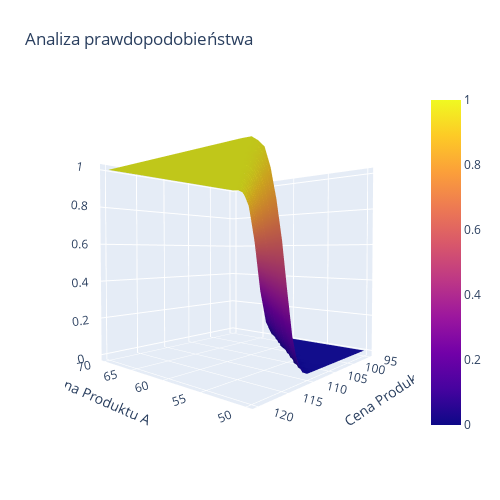

The code cell stored with this chart in its notebook:
### Code cell
using PlotlyJS


price_generated_A = 5.0
price_generated_B = 7.0
std_price_A = 0.05
std_price_B = 0.1
exchange_rate = avg_exchange_rate
std_exchange_rate = 0.05
salary = 7000.0
fuel_price = 4.6
fuel_variance = 0.01
fuel_consumption = 200.0
num_employees = 4
employee_salary = 4500.0
rent = 6000.0
demand_A = 500.0
demand_B = 400.0
std_demand_A = 20.0
std_demand_B = 30.0
polish_price_A = 50.0:1:70.0
polish_price_B = 95.0:1:120.0
liczba_powtorzen = 1000

heatmap_data = zeros(length(polish_price_A), length(polish_price_B))

for (i, A) in enumerate(polish_price_A)
    for (j, B) in enumerate(polish_price_B)
        wynik = wywolanie(price_generated_A, price_generated_B, std_price_A, std_price_B, exchange_rate, std_exchange_rate, salary, fuel_price, fuel_variance, fuel_consumption, num_employees, employee_salary, rent, demand_A, demand_B, std_demand_A, std_demand_B, A, B, liczba_powtorzen)
        prawd = wynik.probability
        heatmap_data[i, j] = prawd
    end
end


layout = Layout(
    title = "Analiza prawdopodobieństwa", 
    autosize = false,
    width = 500, height = 500,
    margin = attr(l = 65, r = 50, b = 65, t = 90),
    scene = attr(
        xaxis_title = "Cena Produktu A",   # Set the name for the x-axis
        yaxis_title = "Cena Produktu B",   # Set the name for the y-axis
        zaxis_title = "Prawdopodobienstwo osiagniecia wyniku"       # Set the name for the z-axis
    )
)

PlotlyJS.plot(surface(z = heatmap_data, x = polish_price_A, y = polish_price_B), layout)

### Figure 1 — Plotly figure (JSON) as saved in the notebook; plotly's stock layout.template omitted (floating-point values rounded to 4 significant figures; data arrays with more than 128 entries replaced by an {"elided": "..."} marker saying what was removed)
{"data": [{"type": "surface", "x": [50, 51, 52, 53, 54, 55, 56, 57, 58, 59, 60, 61, 62, 63, 64, 65, 66, 67, 68, 69, 70], "y": [95, 96, 97, 98, 99, 100, 101, 102, 103, 104, 105, 106, 107, 108, 109, 110, 111, 112, 113, 114, 115, 116, 117, 118, 119, 120], "z": {"elided": "26x21 float values"}}], "layout": {"autosize": false, "height": 500, "margin": {"b": 65, "l": 65, "r": 50, "t": 90}, "scene": {"aspectmode": "auto", "aspectratio": {"x": 1, "y": 1, "z": 1}, "camera": {"center": {"x": 0, "y": 0, "z": 0}, "eye": {"x": -1.428, "y": 1.627, "z": 0.05582}, "projection": {"type": "perspective"}, "up": {"x": 0, "y": 0, "z": 1}}, "xaxis": {"title": {"text": "Cena Produktu A"}, "type": "linear"}, "yaxis": {"title": {"text": "Cena Produktu B"}, "type": "linear"}, "zaxis": {"title": {"text": "Prawdopodobienstwo osiagniecia wyniku"}, "type": "linear"}}, "title": {"text": "Analiza prawdopodobieństwa"}, "width": 500}}
